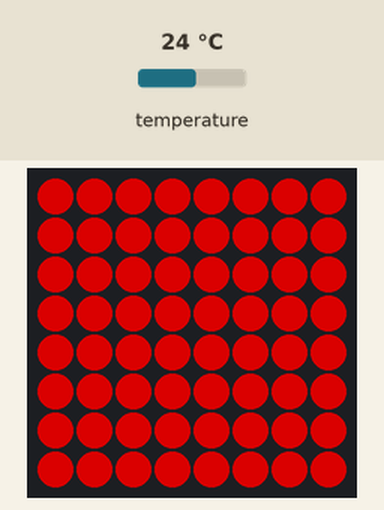
Recording of a program running on a simulated Raspberry Pi (BCM pin numbers) with a Sense HAT. Parts: the Sense HAT's 8×8 RGB LED matrix. The inputs (shaded band) are chosen by the test bench; at power-on: temperature 24 °C. Dim RGB values are drawn brighter than linear; random numbers come from a fixed seed; what the program prints to the terminal is not drawn.

Above: at 3.4 s.
3.5 s: temperature set to 12 °C
At 4.6 s:
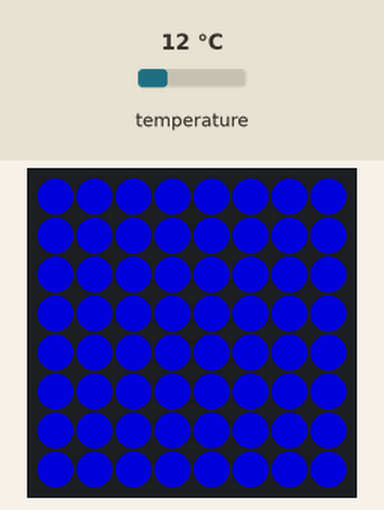
5.0 s: temperature set to 28 °C
At 5.8 s:
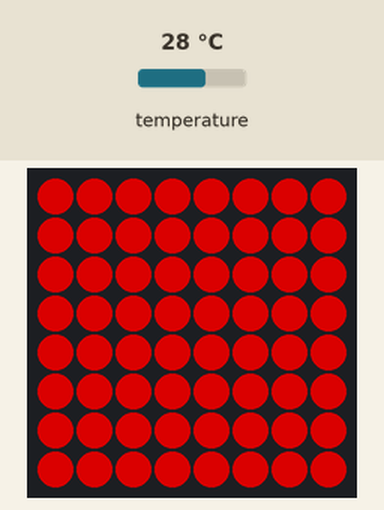
6.5 s: temperature set to 19 °C
At 6.9 s:
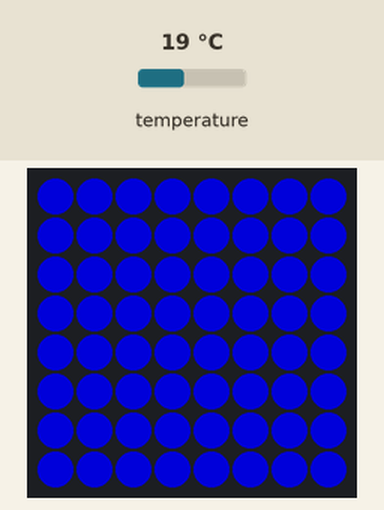
Timing chart, 0 to 9.3 s (numbered marks = the images above; inputs shaded):
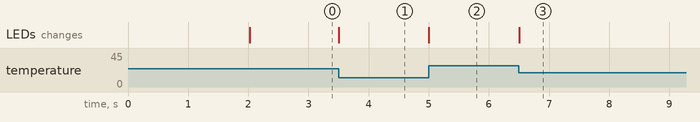

The program:

puzzle_box_temp_v1.py
```python
##### Libraries #####
from sense_hat import SenseHat
from time import sleep
from random import choice

##### Functions #####


##### Pixel Art #####
r = (255, 0, 0)
g = (0, 255, 0)
w = (255, 255, 255)
e = (0, 0, 0)

locked = [e,e,e,e,e,e,e,e,e,e,e,w,w,e,e,e,e,e,w,e,e,w,e,e,e,e,w,e,e,w,e,e,e,e,r,r,r,r,e,e,e,e,r,r,r,r,e,e,e,e,r,r,r,r,e,e,e,e,e,e,e,e,e,e]

unlocked = [e,e,e,e,e,e,e,e,e,e,e,e,e,w,w,e,e,e,e,e,w,e,e,w,e,e,e,e,w,e,e,w,e,e,g,g,g,g,e,e,e,e,g,g,g,g,e,e,e,e,g,g,g,g,e,e,e,e,e,e,e,e,e,e]


##### Main Program #####
sense = SenseHat()
sense.set_pixels(locked)
sleep(2)

##### Locks #####

## Temperature Lock ##
temp=sense.get_temperature()

temp_diffs=[
    -1.5,-1.4,-1.3,-1.2,-1.1,-1,-0.9,-0.8,-0.7,-0.6
    ]

diff = choice(temp_diffs)

target_temp=temp+diff

while abs(diff) > 0.1:
    temp = sense.get_temperature()

    diff = target_temp - temp
    print(diff)
    if diff > 0:
        sense.clear(0,0,150)
    else:
        sense.clear(150,0,0)


##### Unlocked #####
sense.set_pixels(unlocked)
sleep(2)
sense.show_message("This is a secret message",scroll_speed=0.05,text_colour=(255,0,0))
```

Measured:
- after the input at 3.5 s, the LEDs: change at once (image 1)
- after the input at 5.0 s, the LEDs: change at once (image 2)
- after the input at 6.5 s, the LEDs: change at once (image 3)
